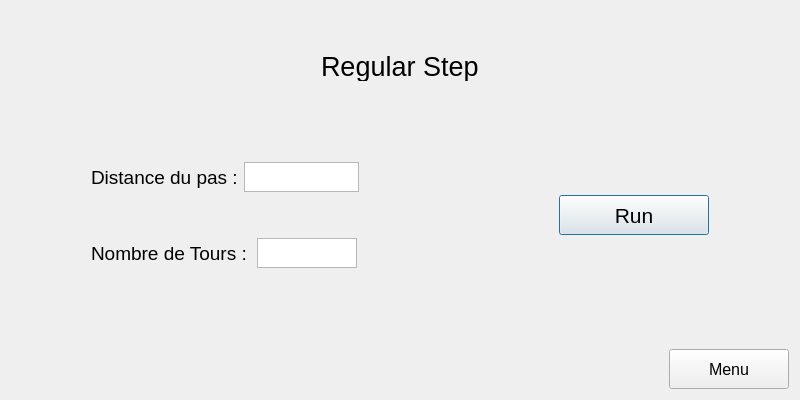
<?xml version="1.0" encoding="UTF-8"?>
<ui version="4.0">
 <class>Dialog</class>
 <widget class="QDialog" name="Dialog">
  <property name="geometry">
   <rect>
    <x>0</x>
    <y>0</y>
    <width>800</width>
    <height>400</height>
   </rect>
  </property>
  <property name="maximumSize">
   <size>
    <width>800</width>
    <height>400</height>
   </size>
  </property>
  <property name="windowTitle">
   <string>Dialog</string>
  </property>
  <layout class="QVBoxLayout" name="verticalLayout">
   <item>
    <spacer name="verticalSpacer_2">
     <property name="orientation">
      <enum>Qt::Vertical</enum>
     </property>
     <property name="sizeType">
      <enum>QSizePolicy::Minimum</enum>
     </property>
     <property name="sizeHint" stdset="0">
      <size>
       <width>20</width>
       <height>40</height>
      </size>
     </property>
    </spacer>
   </item>
   <item>
    <layout class="QHBoxLayout" name="horizontalLayout_3">
     <item>
      <spacer name="horizontalSpacer_2">
       <property name="orientation">
        <enum>Qt::Horizontal</enum>
       </property>
       <property name="sizeHint" stdset="0">
        <size>
         <width>40</width>
         <height>20</height>
        </size>
       </property>
      </spacer>
     </item>
     <item>
      <widget class="QLabel" name="label">
       <property name="maximumSize">
        <size>
         <width>16777215</width>
         <height>30</height>
        </size>
       </property>
       <property name="font">
        <font>
         <pointsize>20</pointsize>
        </font>
       </property>
       <property name="text">
        <string>Regular Step</string>
       </property>
      </widget>
     </item>
     <item>
      <spacer name="horizontalSpacer">
       <property name="orientation">
        <enum>Qt::Horizontal</enum>
       </property>
       <property name="sizeHint" stdset="0">
        <size>
         <width>40</width>
         <height>20</height>
        </size>
       </property>
      </spacer>
     </item>
    </layout>
   </item>
   <item>
    <spacer name="verticalSpacer_3">
     <property name="orientation">
      <enum>Qt::Vertical</enum>
     </property>
     <property name="sizeType">
      <enum>QSizePolicy::Expanding</enum>
     </property>
     <property name="sizeHint" stdset="0">
      <size>
       <width>20</width>
       <height>40</height>
      </size>
     </property>
    </spacer>
   </item>
   <item>
    <layout class="QHBoxLayout" name="horizontalLayout_5">
     <item>
      <spacer name="horizontalSpacer_4">
       <property name="orientation">
        <enum>Qt::Horizontal</enum>
       </property>
       <property name="sizeType">
        <enum>QSizePolicy::Maximum</enum>
       </property>
       <property name="sizeHint" stdset="0">
        <size>
         <width>40</width>
         <height>20</height>
        </size>
       </property>
      </spacer>
     </item>
     <item>
      <layout class="QVBoxLayout" name="verticalLayout_2">
       <item>
        <layout class="QHBoxLayout" name="horizontalLayout">
         <item>
          <spacer name="horizontalSpacer_6">
           <property name="orientation">
            <enum>Qt::Horizontal</enum>
           </property>
           <property name="sizeType">
            <enum>QSizePolicy::Expanding</enum>
           </property>
           <property name="sizeHint" stdset="0">
            <size>
             <width>40</width>
             <height>20</height>
            </size>
           </property>
          </spacer>
         </item>
         <item>
          <widget class="QLabel" name="label_2">
           <property name="maximumSize">
            <size>
             <width>181</width>
             <height>30</height>
            </size>
           </property>
           <property name="font">
            <font>
             <pointsize>14</pointsize>
            </font>
           </property>
           <property name="text">
            <string>Distance du pas :</string>
           </property>
          </widget>
         </item>
         <item>
          <widget class="QTextEdit" name="textEdit_2">
           <property name="minimumSize">
            <size>
             <width>115</width>
             <height>30</height>
            </size>
           </property>
           <property name="maximumSize">
            <size>
             <width>115</width>
             <height>30</height>
            </size>
           </property>
           <property name="font">
            <font>
             <pointsize>12</pointsize>
            </font>
           </property>
          </widget>
         </item>
        </layout>
       </item>
       <item>
        <spacer name="verticalSpacer_4">
         <property name="orientation">
          <enum>Qt::Vertical</enum>
         </property>
         <property name="sizeType">
          <enum>QSizePolicy::Ignored</enum>
         </property>
         <property name="sizeHint" stdset="0">
          <size>
           <width>20</width>
           <height>40</height>
          </size>
         </property>
        </spacer>
       </item>
       <item>
        <layout class="QHBoxLayout" name="horizontalLayout_4">
         <item>
          <spacer name="horizontalSpacer_5">
           <property name="orientation">
            <enum>Qt::Horizontal</enum>
           </property>
           <property name="sizeType">
            <enum>QSizePolicy::Maximum</enum>
           </property>
           <property name="sizeHint" stdset="0">
            <size>
             <width>40</width>
             <height>20</height>
            </size>
           </property>
          </spacer>
         </item>
         <item>
          <widget class="QLabel" name="label_3">
           <property name="maximumSize">
            <size>
             <width>160</width>
             <height>30</height>
            </size>
           </property>
           <property name="font">
            <font>
             <pointsize>14</pointsize>
            </font>
           </property>
           <property name="text">
            <string>Nombre de Tours :</string>
           </property>
          </widget>
         </item>
         <item>
          <widget class="QTextEdit" name="textEdit">
           <property name="minimumSize">
            <size>
             <width>100</width>
             <height>30</height>
            </size>
           </property>
           <property name="maximumSize">
            <size>
             <width>100</width>
             <height>30</height>
            </size>
           </property>
           <property name="font">
            <font>
             <pointsize>12</pointsize>
            </font>
           </property>
          </widget>
         </item>
        </layout>
       </item>
      </layout>
     </item>
     <item>
      <spacer name="horizontalSpacer_9">
       <property name="orientation">
        <enum>Qt::Horizontal</enum>
       </property>
       <property name="sizeHint" stdset="0">
        <size>
         <width>40</width>
         <height>20</height>
        </size>
       </property>
      </spacer>
     </item>
     <item>
      <widget class="QPushButton" name="runRegularStepButton">
       <property name="minimumSize">
        <size>
         <width>150</width>
         <height>40</height>
        </size>
       </property>
       <property name="font">
        <font>
         <pointsize>16</pointsize>
        </font>
       </property>
       <property name="text">
        <string>Run</string>
       </property>
      </widget>
     </item>
     <item>
      <spacer name="horizontalSpacer_10">
       <property name="orientation">
        <enum>Qt::Horizontal</enum>
       </property>
       <property name="sizeType">
        <enum>QSizePolicy::Minimum</enum>
       </property>
       <property name="sizeHint" stdset="0">
        <size>
         <width>40</width>
         <height>20</height>
        </size>
       </property>
      </spacer>
     </item>
     <item>
      <spacer name="horizontalSpacer_8">
       <property name="orientation">
        <enum>Qt::Horizontal</enum>
       </property>
       <property name="sizeType">
        <enum>QSizePolicy::Maximum</enum>
       </property>
       <property name="sizeHint" stdset="0">
        <size>
         <width>40</width>
         <height>20</height>
        </size>
       </property>
      </spacer>
     </item>
    </layout>
   </item>
   <item>
    <spacer name="verticalSpacer">
     <property name="orientation">
      <enum>Qt::Vertical</enum>
     </property>
     <property name="sizeHint" stdset="0">
      <size>
       <width>20</width>
       <height>40</height>
      </size>
     </property>
    </spacer>
   </item>
   <item>
    <layout class="QHBoxLayout" name="horizontalLayout_2">
     <item>
      <spacer name="horizontalSpacer_3">
       <property name="orientation">
        <enum>Qt::Horizontal</enum>
       </property>
       <property name="sizeHint" stdset="0">
        <size>
         <width>40</width>
         <height>20</height>
        </size>
       </property>
      </spacer>
     </item>
     <item>
      <widget class="QPushButton" name="menuButton">
       <property name="minimumSize">
        <size>
         <width>120</width>
         <height>40</height>
        </size>
       </property>
       <property name="font">
        <font>
         <pointsize>12</pointsize>
        </font>
       </property>
       <property name="text">
        <string>Menu</string>
       </property>
      </widget>
     </item>
    </layout>
   </item>
  </layout>
 </widget>
 <resources/>
 <connections/>
</ui>
